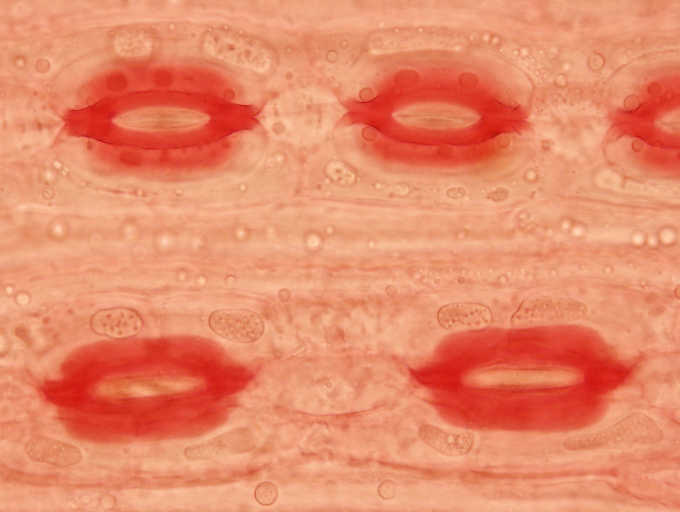
#> input picture images/test/PinusSylvestrus Utrecht Prep16 40x10 Snapshot 7.jpg, 1360 x 1024 px (shown at 1/2 size); its folder holds only this picture in this run
$ jupyter execute --allow-errors stomata_inference.ipynb   (shell and % lines are left out)   (older library calls are emulated)
#> lines starting #> are read from the running program, lines starting #| are printed output that depends on the picture
#> further down, image is the input picture: shape (1024, 1360, 3); mean B, G, R 105.5, 138.4, 232.4
#> `image = imutils.resize(image,width=1024)`:
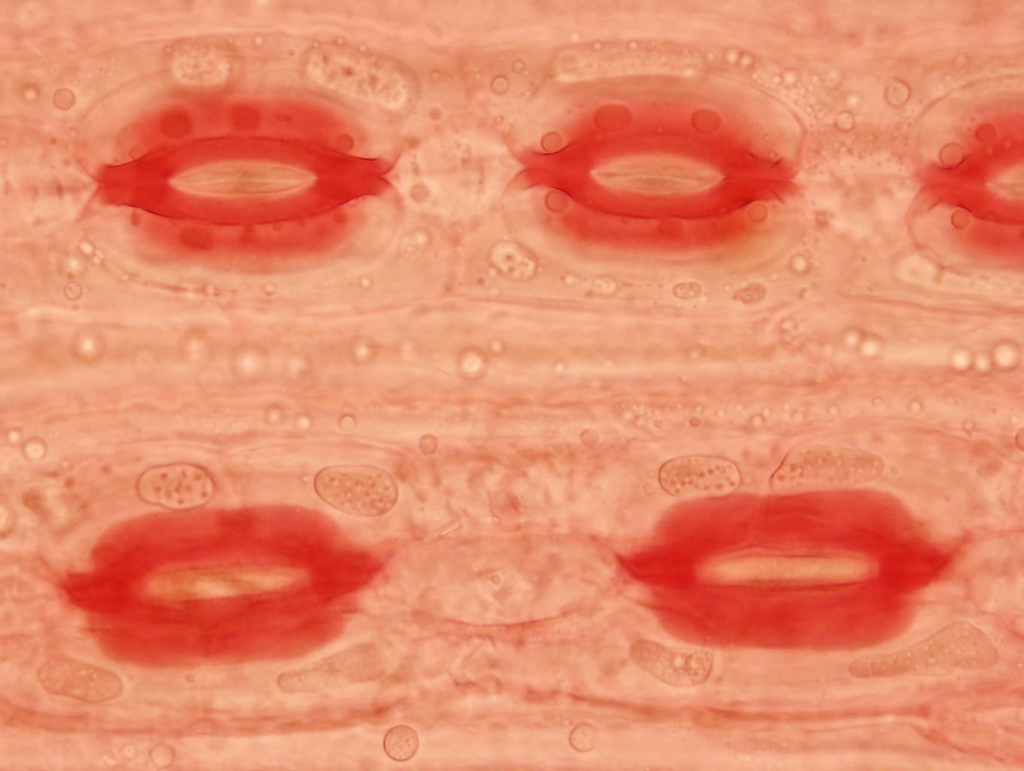
#> image: shape (771, 1024, 3); mean B, G, R 105.5, 138.4, 232.4
Author: Hiranya Jayakody. April 2020.

Code developed for Smart Robotics Viticulture Group, UNSW, Sydney.

Neural Network based on Matterport implementation of Mask-RCNN at https://github.com/matterport/Mask_RCNN

### PART 1: Install Mask-RCNN repo from Matterport

[cell 1]
!cd Mask_RCNN ; python setup.py install

[cell 2]
#mount your google drive if necessary
from google.colab import drive
#> (the rest of this cell did not finish here and is left out)

### PART 2: Set-up Mask-RCNN for inference

[cell 3]
# restart runtime if 'No module named 'mrcnn'' error occurs

import os
import cv2
import glob
import sys
import json
import datetime
import numpy as np
import skimage.draw
import imutils
import imgaug
import statistics as st
import pandas as pd
from sklearn.preprocessing import MinMaxScaler

from mrcnn.config import Config
from mrcnn import visualize
from mrcnn import model as modellib, utils
from matplotlib import pyplot as plt

[cell 4]
CWD = 'drive/My Drive/Colab Notebooks/'
STOMATA_WEIGHTS_PATH = os.path.join(CWD,'2020_mask_rcnn_stomata_51.h5')
WEIGHT_FILE_NAME = 'stomata'
CLASS_NAME = 'stomata'
DATASET_DIR = os.path.join(CWD,'images/')
INPUT_IMG_DIR = os.path.join(DATASET_DIR,'test/')
OUTPUT_IMG_DIR = os.path.join(DATASET_DIR,'results/')

[cell 5]
#create config for inference
class InferenceConfig(Config):
    # Set batch size to 1 since we'll be running inference on
    # one image at a time. Batch size = GPU_COUNT * IMAGES_PER_GPU
    NAME = CLASS_NAME #provide a suitable name
    NUM_CLASSES = 1+1 #background+number of classes
    GPU_COUNT = 1
    IMAGES_PER_GPU = 1
    RPN_ANCHOR_SCALES = (12,24,48,96,192) #anchor box scales for the application
    DETECTION_MIN_CONFIDENCE = 0.6 #set min confidence threshold
    DETECTION_MAX_INSTANCES = 500
    POST_NMS_ROIS_INFERENCE = 10000
    IMAGE_MAX_DIM = 1024
    IMAGE_MIN_DIM = 800
    MEAN_PIXEL = np.array([133.774, 133.774, 133.774]) #DEFAULT VALUES FOR STOMATA MODEL. Change as necessary. #matterport takes the input as RGB

[cell 6]
#create inference object
inference_config = InferenceConfig()
#> (the rest of this cell did not finish here and is left out)

### PART 3: Apply model to identify stomata

3.1 Function Definitions

[cell 7]
# Statistical filter

# [42 lines left out: function stomata_filter, not called in this run]

[cell 8]
# Other supporting functions

def get_filename(string_):
    #get image filename
    start = string_.find('test/')+5
    end = string_.find('.jpg',start)
    filename = string_[start:end]
    return filename

def hisEqulColor(img):
    #contrast limited histogram equalisation
    ycrcb=cv2.cvtColor(img,cv2.COLOR_BGR2YCR_CB)
#> ycrcb: shape (771, 1024, 3); mean of channels 0, 1, 2 139.3, 103.9, 180.5
    channels=cv2.split(ycrcb)
    clahe = cv2.createCLAHE(clipLimit=1.0, tileGridSize=(25,25))
    channels[0] = clahe.apply(channels[0])
    cv2.merge(channels,ycrcb)
    cv2.cvtColor(ycrcb,cv2.COLOR_YCR_CB2BGR,img)
    return img

# [7 lines left out: function sharpenColor, not called in this run]

### PART 3A: Test on a single image ###

Please Refer to Part 3B and remove the loop for the folder.

### PART 3B: Test on an image folder

[cell 9]
DATA_PATH = os.path.join(INPUT_IMG_DIR,'*jpg')
files = glob.glob(DATA_PATH)

stomata_data = pd.DataFrame(columns=['filename','num_stomata','scores','areas'])

print(cv2. __version__)

[cell 10]
counter = 0
#> (the rest of this cell did not finish here and is left out)
